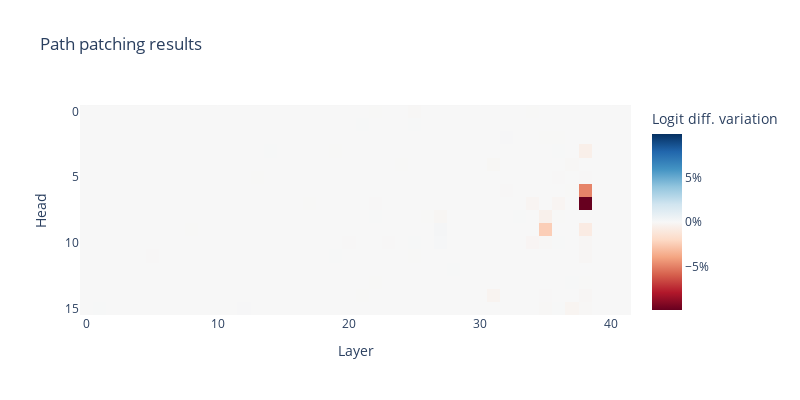

Notebook cell for this chart:
### Markdown cell above
#### Patching to H39.7 v

### Code cell
results_h39_7_v = analyze_path_to_head([(39, 7)], "v", model, processed_data, begin_layer=0, batch_size=4)

### Figure 1 — Plotly figure (JSON) as saved in the notebook; plotly's stock layout.template omitted (floating-point values rounded to 4 significant figures; data arrays with more than 128 entries replaced by an {"elided": "..."} marker saying what was removed)
{"data": [{"coloraxis": "coloraxis", "hovertemplate": "Layer: %{x}<br>Head: %{y}<br>Logit diff. variation: %{z}<extra></extra>", "name": "0", "type": "heatmap", "xaxis": "x", "yaxis": "y", "z": {"elided": "16x42 float values"}}], "layout": {"coloraxis": {"cmid": 0, "colorbar": {"ticksuffix": "%", "title": {"text": "Logit diff. variation"}}, "colorscale": [[0, "rgb(103,0,31)"], [0.1, "rgb(178,24,43)"], [0.2, "rgb(214,96,77)"], [0.3, "rgb(244,165,130)"], [0.4, "rgb(253,219,199)"], [0.5, "rgb(247,247,247)"], [0.6, "rgb(209,229,240)"], [0.7, "rgb(146,197,222)"], [0.8, "rgb(67,147,195)"], [0.9, "rgb(33,102,172)"], [1, "rgb(5,48,97)"]]}, "height": 400, "title": {"text": "Path patching results "}, "width": 800, "xaxis": {"anchor": "y", "constrain": "domain", "domain": [0, 1], "scaleanchor": "y", "title": {"text": "Layer"}}, "yaxis": {"anchor": "x", "autorange": "reversed", "constrain": "domain", "domain": [0, 1], "title": {"text": "Head"}}}}
